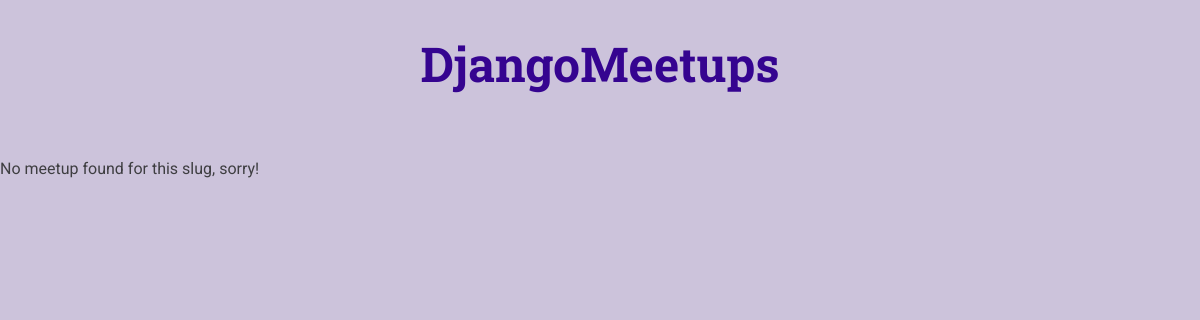
The app's page /a-second-meetup, older data.
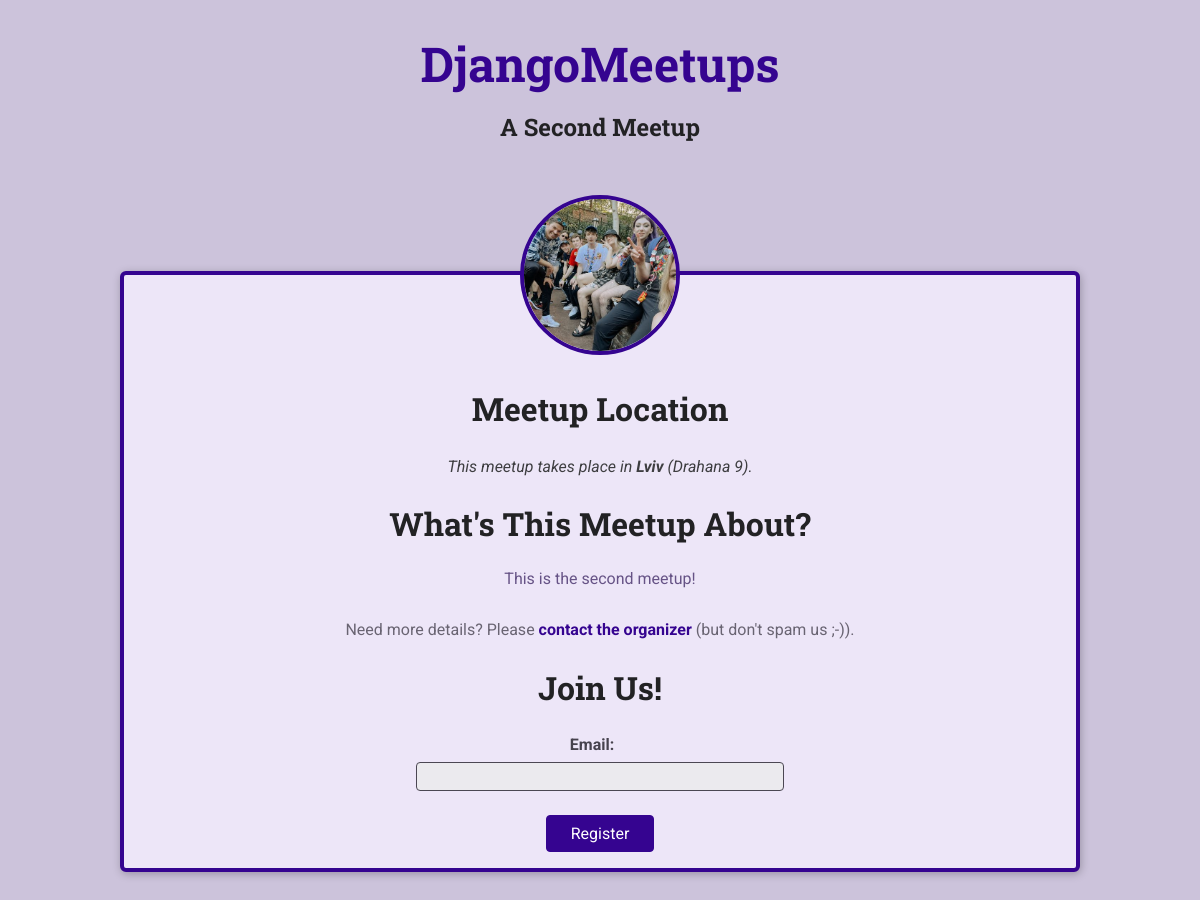
The same page, newer data.
### meetups/models.py (models this page shows, shortened)
class Meetup(models.Model):
    title=models.CharField(max_length=200)
    organizer_email = models.EmailField()
    date= models.DateField()
    slug=models.SlugField(unique=True)
    description=models.TextField()
    image = models.ImageField(upload_to='images')
    location = models.ForeignKey(Location, on_delete=models.CASCADE)
    participants = models.ManyToManyField(Participant, blank = True, null=True)

class Location(models.Model):
    name=models.CharField(max_length=200)
    address = models.CharField(max_length=300)

### meetups/views.py (the view, shortened to what this page needs)
# urls.py: path('<slug:meetup_slug>', views.meetup_details, name='meetup-detail'), # our-domain.com/meetups/<dynamic-path-segment>
def meetup_details(request, meetup_slug):
    try:
        selected_meetup = Meetup.objects.get(slug=meetup_slug)
        if request.method == 'GET':
            registration_form = RegistrationForm()
        return render(request, 'meetups/meetup-details.html', {
                'meetup_found': True,
                'meetup': selected_meetup,
                'form': registration_form
            })
    except Exception as exc:
        return render(request, 'meetups/meetup-details.html', {
            'meetup_found': False
        })

### meetups/forms.py
class RegistrationForm(forms.ModelForm):
    class Meta:
        model=Participant
        fields=['email']

### meetups/templates/meetups/meetup-details.html (shortened to what this page needs)
{% extends 'meetups/base/base.html' %}
{% load static %}
{% block site_css %}
  <link rel="stylesheet" href="{% static 'meetups/styles/meetup-detail.css' %}">
{% endblock %}
{% block main_heading %}
  {{ meetup.title }}
{% endblock %}
{% block body %}
{% if meetup_found %}
<article>
  <img id='main-image' src="{{ meetup.image.url }}" alt="{{ image.title }}">
  <section id="location">
    <h2>Meetup Location</h2>
    <address>This meetup takes place in <span>{{ meetup.location.name }}</span> ({{meetup.location.address}}).</address>
  </section>
  <section id="details">
    <h2>What's This Meetup About?</h2>
    <p>{{ meetup.description }}</p>
    <footer>
      <p>Need more details? Please <a href="mailto:{{ meetup.organaizer_email}}">contact the organizer</a> (but don't spam us ;-)).</p>
    </footer>
  </section>
  <section id="registration">
    <h2>Join Us!</h2>
    <form action='{% url "meetup-detail" meetup.slug %}' method= 'POST'>
      <ul>
        {{ form.as_ul }}
      </ul>
      <div id='registration-actions'>
        <button>Register</button>
      </div>
    </form>
  </section>
</article>
{% else %}
<p>No meetup found for this slug, sorry!</p>
{% endif %}
{% endblock %}

Row changes from the older to the newer data that the page shows:
added Meetup: title "A Second Meetup", image (picture), location.name "Lviv", location.address "Drahana 9", description "This is the second meetup!"
Text that changed along with them:
text no longer shown: "No meetup found for this slug, sorry!"
text now shown: "Meetup Location This meetup takes place in ( ). What's This Meetup About? Need more details? Please contact the organizer (but don't spam us ;-)). Join Us! Email: Register"
